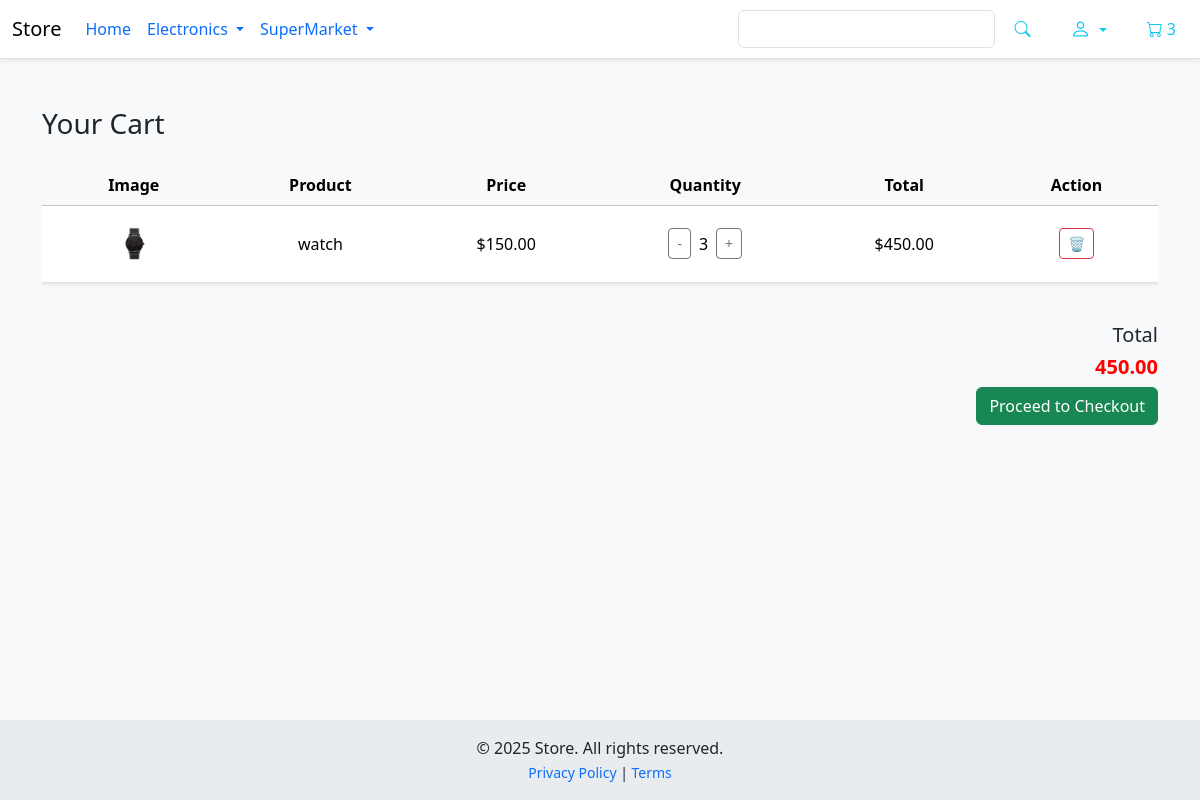
The app's page /cart/ (signed in) with its own data.
### Store/models.py (models this page shows, shortened)
class Order(models.Model):
    customer =  models.ForeignKey('CoreAuth.Customer',on_delete=models.SET_NULL,null=True,blank=True)
    seller = models.ForeignKey('CoreAuth.Seller',on_delete=models.SET_NULL,null=True,blank=True)
    created_at = models.DateTimeField(auto_now_add=True)
    deleted_at = models.DateTimeField(null=True, blank=True)
    complete = models.BooleanField(default=False)
    transaction_id = models.CharField(max_length=200,null=True)
    @property
    def get_cart_total(self):
        order_items = self.orderitem_set.annotate(product_price=F('quantity') * F('product__price'))
        total = sum(item.product_price for item in order_items)
        return total
    @property
    def get_cart_items(self):
        return sum(item.quantity for item in self.orderitem_set.all())

class OrderItem(models.Model):
    product = models.ForeignKey(Product,on_delete=models.CASCADE)
    order = models.ForeignKey(Order,on_delete=models.SET_NULL,null=True,blank=True)
    quantity = models.IntegerField(default=0,null=True,blank=True,)
    date_added = models.DateTimeField(auto_now_add=True)
    @property
    def total_price(self):
        return self.quantity * self.product.price

class Product(models.Model):
    class RatingChoice(models.IntegerChoices):
        NOT_RATED = 0, 'Not Rated Yet'
        VERY_POOR = 1, 'Very Poor'
        POOR = 2, 'Poor'
        AVERAGE = 3, 'Average'
        GOOD = 4, 'Good'
        EXCELLENT = 5, 'Excellent'
    slug = models.SlugField(max_length=160, unique=True,default='temp-slug')
    seller = models.ForeignKey('CoreAuth.Seller',on_delete=models.CASCADE)
    name = models.CharField(max_length=255)
    price = models.DecimalField(max_digits=9,decimal_places=2)
    created_at = models.DateTimeField(auto_now_add=True)
    rate = models.PositiveSmallIntegerField(choices=RatingChoice,default=RatingChoice.NOT_RATED)
    image = models.ImageField(upload_to='media/images/products',blank=True, null=True)
    digital = models.BooleanField(default=False)
    @property
    def imageURL(self):
        try:
            if self.image:
                url = self.image.url
                return url
        except:
            pass
        return '/static/images/placeholder.png'

### Store/views.py (the view, shortened to what this page needs)
# urls.py: path('cart/',cart,name='cart'),
def cart(request):
    cart_cookie = json.loads(request.COOKIES.get('cart', '{}'))
    data = cartData(request)
    items = data['items']
    order = data['order']
    context = {'items': items, 'order': order}
    return render(request, 'store/cart.html', context)

### Store/utils.py (called while the page is built)
def cartData(request):
    if request.user.is_authenticated:
        if request.user.is_seller:
            customer = request.user.seller
            order, create = Order.objects.get_or_create(seller=customer,complete=False)
        if request.user.is_customer:
            customer = request.user.customer
            order, create = Order.objects.get_or_create(customer=customer,complete=False)
        items = order.orderitem_set.all()
    else:
        data_cookie_cart = cooikeCart(request)
        customer = 'u need to login'
        order = data_cookie_cart['order']
        items = data_cookie_cart['items']
    return {'customer':customer,'order':order,'items':items}

### Store/templates/store/cart.html (shortened to what this page needs)
{% extends 'main.html' %}
{% block content %}
<div class="container mt-5" style="padding-bottom: 80px;">
  <h3 class="mb-4">Your Cart</h3>
  {% if items %}
    <div class="table-responsive" >
      <table class="table align-middle text-center shadow-sm">
        <thead class="table-light">
          <tr>
            <th scope="col">Image</th>
            <th scope="col">Product</th>
            <th scope="col">Price</th>
            <th scope="col">Quantity</th>
            <th scope="col">Total</th>
            <th scope="col">Action</th>
          </tr>
        </thead>
        <tbody>
          {% for item in items %}
          <tr id="item-row-{{ item.product.id }}">
            <td>
              <img src="{{ item.product.imageURL }}" alt="{{ item.product.name }}" style="width: 60px; height: 60px; object-fit: contain;">
            </td>
            <td>{{ item.product.name }}</td>
            <td>${{ item.product.price }}</td>
            <td>
              <div class="d-flex justify-content-center align-items-center">
                <button class="btn btn-sm btn-outline-secondary update-cart" data-product="{{ item.product.id }}" data-action="remove">-</button>
                <span class="mx-2" id="item-quantity-{{ item.product.id }}">{{ item.quantity }}</span>
                <button class="btn btn-sm btn-outline-secondary update-cart" data-product="{{ item.product.id }}" data-action="add">+</button>
              </div>
            </td>
            <td id="total_product_price_{{ item.product.id }}">${{ item.total_price }}</td>
            <td>
              <button class="btn btn-sm btn-outline-danger update-cart" data-product="{{ item.product.id }}" data-action="delete">🗑️</button>
            </td>
          </tr>
          {% endfor %}
        </tbody>
      </table>
    </div>
    <div class="text-end mt-4">
      <h5>Total</h5>
      <h5 id="cart-total">{{ order.get_cart_total|floatformat:2 }}</h5>
      <a href="{% url 'checkout' %}" class="btn btn-success mt-2" >Proceed to Checkout</a>
    </div>
  {% else %}
    <div class="alert alert-info">Your cart is empty.</div>
  {% endif %}
</div>
{% endblock %}

### templates/partials/navbar.html (shortened to what this page needs)
<nav class="navbar navbar-expand-lg navbar-light bg-white border-bottom shadow-sm">
  <div class="container-fluid">
    <a class="navbar-brand" href="{% url 'store' %}">Store</a>
    <div class="collapse navbar-collapse" id="navbarSupportedContent">
      <ul class="navbar-nav me-auto mb-2 mb-lg-0">
        <li class="nav-item active">
          <a class="nav-link nav" href="{% url 'store' %}">Home</a>
        </li>
        <li class="nav-item dropdown nav">
          <a class="nav-link dropdown-toggle " href="#" id="navbarDropdown" role="button" data-bs-toggle="dropdown"
            aria-expanded="false">
            Electronics
          </a>
        </li>
        <li class="nav-item dropdown nav">
          <a class="nav-link dropdown-toggle" href="#" id="superMarketDropdown" role="button" data-bs-toggle="dropdown"
            aria-expanded="false">
            SuperMarket
          </a>
        </li>
      </ul>
      <div class="d-flex align-items-center">
        <form class="d-flex me-3">
          <input class="form-control me-2 bg-white text-dark border w-100" type="search" placeholder="Search">
          <button class="btn btn-outline-info border-0" type="submit">
            <i class="bi bi-search"></i>
          </button>
        </form>
        {% if request.user.is_authenticated %}
        {% include 'partials/profile_dropdown.html' %}
        {% else %}
        {% include 'partials/login_dropdown.html' %}
        {% endif %}
        <a href="{% url 'cart' %}" class="btn btn-outline-info border-0">
          <i class="bi bi-cart me-1"></i><span id="cart-count">{{ order.get_cart_items }}</span>
        </a>
      </div>
    </div>
</nav>

### static/css/main.css (style rules this page uses)
body { background-color: hsl(0, 0%, 98%); }
h1,h2,h3,h4,h5,h6 { color:hsl(0, 0%, 30%); }
#cart-total { margin: 0; font-weight: bold; color: red; }
.btn { border-radius: 0; }
input::placeholder { color: white !important; opacity: 1; }

### records on screen
Order: get_cart_items "3", get_cart_total "450.00"
OrderItem: product.imageURL (picture), product.name "watch", product.price "150.00", quantity "3", total_price "450.00"
